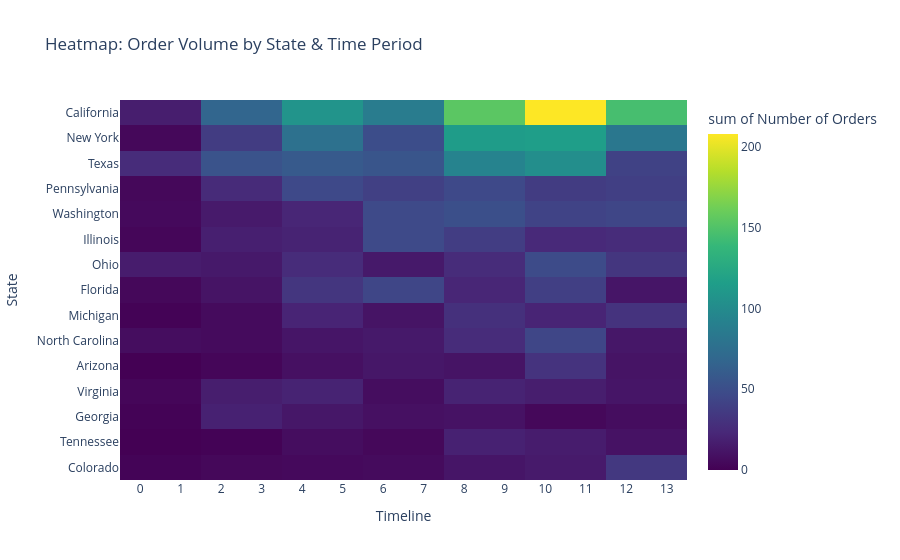

Source (notebook cell):
### Markdown cell above
# location and time period analysis

### Code cell
top_15_states = data['State'].value_counts().nlargest(15).index
heatmap_data = data[data['State'].isin(top_15_states)]

matrix_data = heatmap_data.groupby(['Order Month', 'State']).size().reset_index(name='Order_Count')

fig = px.density_heatmap(
    matrix_data, 
    x="Order Month", 
    y="State", 
    z="Order_Count",
    color_continuous_scale="Viridis",
    title="Heatmap: Order Volume by State & Time Period",
    labels={'Order Month': 'Timeline', 'Order_Count': 'Number of Orders'},
    category_orders={"State": list(top_15_states)} # Keeps most active states at the top
)


fig.update_layout(xaxis_nticks=20) 
fig.show()

### Figure 1 — Plotly figure (JSON) as saved in the notebook; plotly's stock layout.template omitted (floating-point values rounded to 4 significant figures; data arrays with more than 128 entries replaced by an {"elided": "..."} marker saying what was removed)
{"data": [{"coloraxis": "coloraxis", "histfunc": "sum", "hovertemplate": "Timeline=%{x}<br>State=%{y}<br>sum of Number of Orders=%{z}<extra></extra>", "name": "", "type": "histogram2d", "x": {"elided": "172 float values"}, "xaxis": "x", "xbingroup": "x", "y": {"elided": "172 str values"}, "yaxis": "y", "ybingroup": "y", "z": {"elided": "172 int values"}}], "layout": {"coloraxis": {"colorbar": {"title": {"text": "sum of Number of Orders"}}, "colorscale": [[0, "#440154"], [0.1111, "#482878"], [0.2222, "#3e4989"], [0.3333, "#31688e"], [0.4444, "#26828e"], [0.5556, "#1f9e89"], [0.6667, "#35b779"], [0.7778, "#6ece58"], [0.8889, "#b5de2b"], [1, "#fde725"]]}, "legend": {"tracegroupgap": 0}, "title": {"text": "Heatmap: Order Volume by State & Time Period"}, "xaxis": {"anchor": "y", "domain": [0, 1], "nticks": 20, "title": {"text": "Timeline"}}, "yaxis": {"anchor": "x", "categoryarray": ["Colorado", "Tennessee", "Georgia", "Virginia", "Arizona", "North Carolina", "Michigan", "Florida", "Ohio", "Illinois", "Washington", "Pennsylvania", "Texas", "New York", "California"], "categoryorder": "array", "domain": [0, 1], "title": {"text": "State"}}}}
